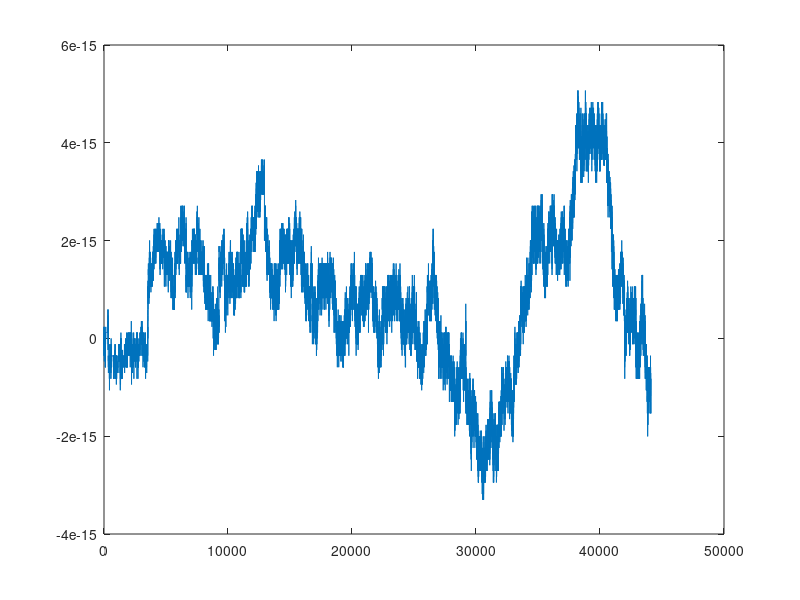

MATLAB code to generate this figure:
fs = 44100;
c = 100;
L = 1;
k = 1 / fs;     % Time step
h = c * k;      % Grid spacing

lambdaSq = (c * k / h)^2; % Courant number squared

P = 1/4;              % Plucking position
N = floor(L / h) + 1; % Number of grid-points

%% Raised cosine input
cosWidth = round(N / 10);
raisedCos = 0.5 * (cos(pi:(2*pi)/cosWidth:3*pi) + 1);

%% Initialise state vectors
u = zeros(N, 1);
u(floor(N * P - cosWidth / 2 : ceil(N * P + cosWidth / 2))) = raisedCos;
uPrev = u;
uNext = zeros(N, 1);

%% Boundary Conditions
bound = "Neu";
 
%% Extra Settings
lengthSound = fs;

%% Matrix Representation
matrix = true;

if matrix
    if strcmp(bound, "Dir")
        Dxx = (sparse(2:N, 1:N-1, ones(1, N-1), N, N) + ...
            sparse(1:N, 1:N, -2 * ones(1, N), N, N) + ...
            sparse(1:N-1, 2:N, ones(1, N-1), N, N));
        I = sparse(1:N, 1:N, ones(1, N), N, N);
        range = 2:N-1;
    else
        if strcmp(bound, "Neu")
            Dxx = (sparse(2:N, 1:N-1, [ones(1, N-2) 1], N, N) + ...
                sparse(1:N, 1:N, [-1 -2 * ones(1, N-2) -1], N, N) + ...
                sparse(1:N-1, 2:N, [1 ones(1, N-2)], N, N));
            I = sparse(1:N, 1:N, ones(1, N), N, N);
        end
        range = 1:N;
    end

    B = 2 * I + lambdaSq * Dxx;
    kinEnergy = zeros(lengthSound,1);
    potEnergy = zeros(lengthSound,1);

    for n = 1 : lengthSound
        uNext(range) = B(range, range) * u(range) - uPrev(range);
        kinEnergy(n) = 1 / 2 * sum (h * ((1 / k * (u - uPrev)).^2));
        potEnergy(n) = c^2 / 2 * sum (1 / h * ...
            (u(2:N) - u(1:N-1)) .* (uPrev(2:N) - uPrev(1:N-1)));
        uPrev = u;
        u = uNext;
    end
    totEnergy = kinEnergy + potEnergy;
    totEnergy = (totEnergy-totEnergy(1))/totEnergy(1);
    maxTotEnergy = max(totEnergy) - min(totEnergy);
    plot (totEnergy);
    
else
    i = 1;
    kinEnergy = zeros(lengthSound,1);
    potEnergy = zeros(lengthSound,1);
    totEnergy = zeros(lengthSound,1);
    for n = 1 : lengthSound
        for l = 1 : length(u)
            if strcmp(bound, "Dir")
                if l ~= N
                    if l ~= 1
                        uNext(l) = 2 * (1 - lambdaSq) * u(l) + lambdaSq * (u(l - 1) + u(l + 1)) - uPrev(l);
                    end
                    potEnergy(n) = potEnergy(n) + c^2 / 2 * 1 / h * ...
                        (u(l + 1) - u(l)) * (uPrev(l + 1) - uPrev(l));
                end
            else
                if strcmp(bound, "Neu")
                    if l == N
                        uNext(l) = 2 * u(l) - uPrev(l) + lambdaSq * (-u(l)+u(l-1));
%                         potEnergy(n) = potEnergy(n) + c^2 / 2 * 1 / h * ...
%                             (u(N - 1) - u(N - 2)) * (uPrev(N - 1) - uPrev(N - 2));
                    else
                        if l == 1
                            uNext(1) = 2 * u(1) - uPrev(1) + lambdaSq*(u(2)-u(1));
                        else
                            uNext(l) = 2 * u(l) + lambdaSq * (u(l - 1) - 2 * u(l) + u(l + 1)) - uPrev(l);
                        end
%                             + (h / (2 * k)) * (u(1) - uPrev(1)) + (h / (2 * k)) * (u(N) - uPrev(N))
                        potEnergy(n) = potEnergy(n) + c^2 / 2 * 1 / h * ...
                                 (u(l + 1) - u(l)) * (uPrev(l + 1) - uPrev(l));
                    end
                    
                end
            end
            kinEnergy(n) = kinEnergy(n) + 1 / 2 * (h / k^2) * (u(l) - uPrev(l))^2;
%             potEnergy(n) = potEnergy(n) + c^2 / 2 * (h * (1 / 2 * (1 / h * ...
%                     (u(l+1) - u(l) - uPrev(l+1) + uPrev(l))))^2 - ...
%                     k^2 / 4 * (h * (1/k * (1/h * (u(l+1) - u(l) - uPrev(l+1) + uPrev(l))))^2));

        end
        
        subplot(2,1,1);
        plot(uNext);
        totEnergy = kinEnergy + potEnergy;
        subplot(2,1,2);
        plot((totEnergy(1:n)-totEnergy(1))/totEnergy(1));
        drawnow;
        uPrev = u;
        u = uNext;
    end
    % totEnergy = kinEnergy + potEnergy;
    totEnergy = kinEnergy + potEnergy;
    % totEnergy = (totEnergy-totEnergy(1))/totEnergy(1);
    totEnergy = (totEnergy-totEnergy(1))/totEnergy(1);
    % plot(totEnergy);
    % hold on;
    plot(totEnergy);
    %     hold on; plot(potEnergy2);
    %     hold on; plot(kinEnergy2);
    % plot(out);
end
